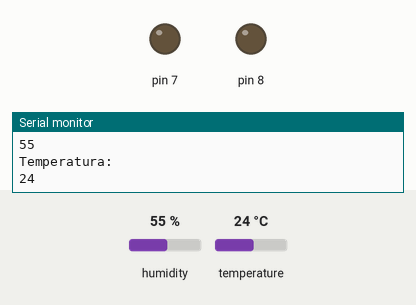
Simulated run of this sketch. Board: Arduino Uno, built with avr-gcc and run on an emulated ATmega328P. Parts: output pins drawn as LEDs (lit = HIGH), the last lines printed to the serial monitor. The test bench sets the inputs (shaded band); at power-on: humidity 55 %, temperature 24 °C.

Above: at 2.8 s.
2.9 s: humidity set to 68 %
7.2 s: humidity set to 71 %
At 11.2 s:
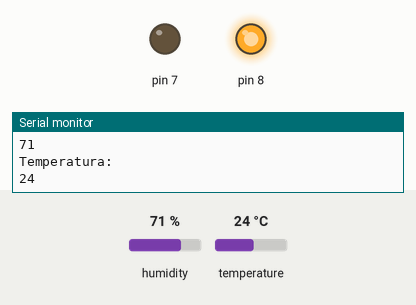
11.6 s: humidity set to 22 %
At 15.0 s:
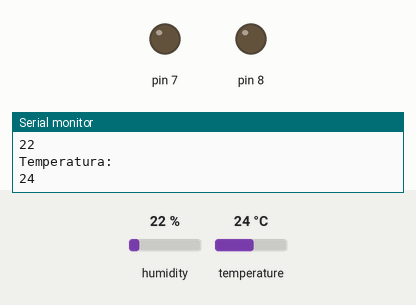
15.6 s: humidity set to 88 %
At 18.8 s:
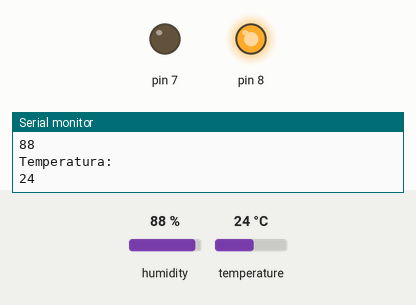
Timing chart, 0 to 20.3 s (numbered marks = the images above; inputs shaded):
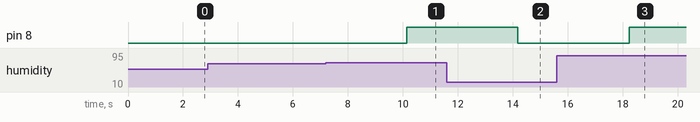

Measured:
- the behaviour switches between 69 and 70 % on humidity (found by bisection; images 0 and 1)
- after the input at 7.2 s, pin 8: LOW → HIGH after 2.9 s
- after the input at 11.6 s, pin 8: HIGH → LOW after 2.6 s
- after the input at 15.6 s, pin 8: LOW → HIGH after 2.6 s

The sketch:

sketch_aug27a.ino
```cpp
#include <LiquidCrystal.h>
LiquidCrystal lcd(12, 11, 6, 5, 4, 3);

#include "DHT.h" //cargamos la librería DHT

#define DHTPIN 2 //Seleccionamos el pin en el que se //conectará el sensor
#define DHTTYPE DHT11 //Se selecciona el DHT11 (hay //otros DHT)
DHT dht(DHTPIN, DHTTYPE); //Se inicia una variable que será usada por Arduino para comunicarse con el sensor


int ven1 = (7 );
int ven2 = (8);
int lum = (A0);


void setup() {
Serial.begin(9600); //Se inicia la comunicación serial
dht.begin(); //Se inicia el sensor
pinMode(ven1, OUTPUT);
pinMode(ven2, OUTPUT);
//pinMode(lum, INPUT);
analogWrite(ven1, 0);
analogWrite(ven2, 0);

}


void loop() {
const int h = dht.readHumidity(); //Se lee la humedad
const int t = dht.readTemperature(); //Se lee la temperatura
//const int l = analogRead(lum);


Serial.println("Humedad: ");
lcd.setCursor(12,0);
lcd.print("H:");
lcd.print(h);
Serial.println(h);


Serial.println("Temperatura: ");
lcd.setCursor(7,0);
lcd.print("T:");
lcd.print(t);
Serial.println(t);


delay(2000); //Se espera 2 segundos para seguir leyendo //datos


lcd.clear();


//analogWrite (l, map(lum, 0, 1023, 0, 5));


if (t < 50){

        digitalWrite(ven1, LOW);

        }
   else{}
   if(t >= 50){
        digitalWrite(ven1, HIGH);

   }
   else{}


int h1 = (h);

if (h1 < 70){

        digitalWrite(ven2, LOW);

        }
   else{}
   if(h1 >= 70){
        digitalWrite(ven2, HIGH);

   }
   else{}

}
```
